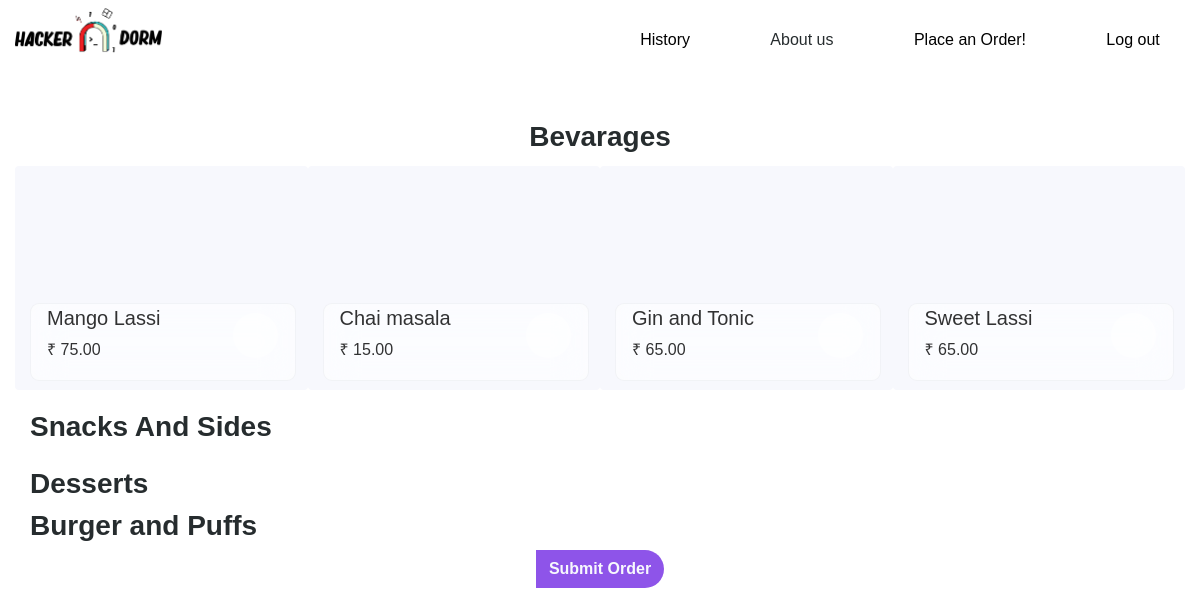
The page /interface/order/ (signed in) on the database as committed earlier.
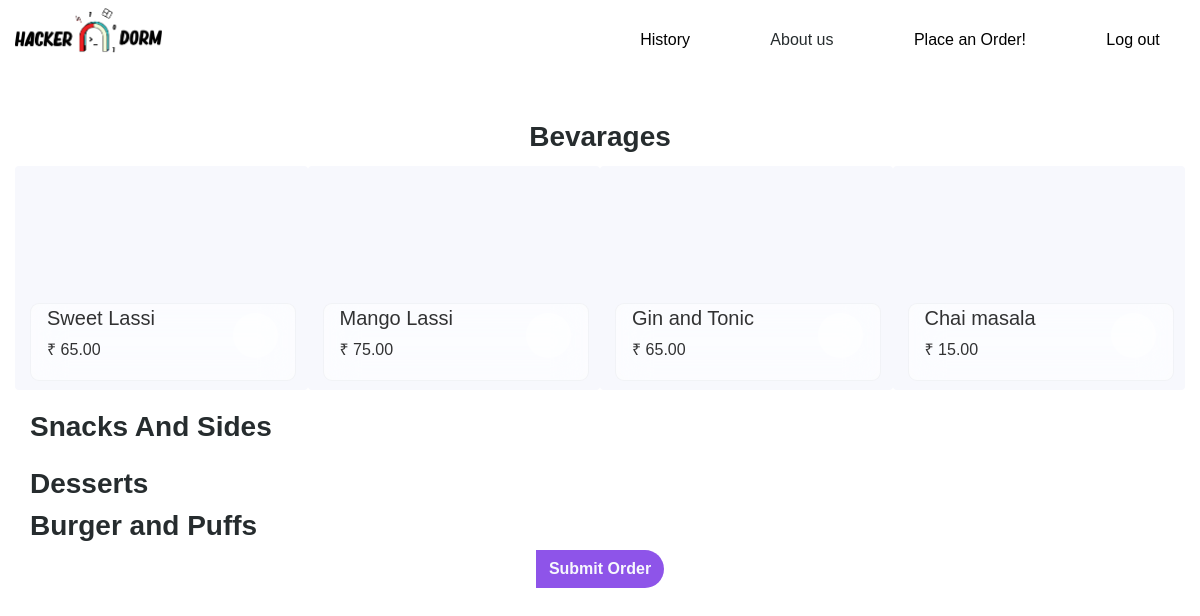
The same page on the database as committed later.
### interface/models.py (models this page shows, shortened)
class MenuItem(models.Model):
    name = models.CharField(max_length=100)
    description = models.TextField()
    image = models.TextField()
    price = models.DecimalField(max_digits=5, decimal_places=2)
    category = models.ManyToManyField('Category', related_name='item')
    no = models.IntegerField(primary_key=True)

### interface/views.py (the view, shortened to what this page needs)
# urls.py: path('order/', views.Order.as_view(), name='order'),
@method_decorator(student_required, name='dispatch')
class Order(LoginRequiredMixin, View):
    def get(self, request, *args, **kwargs):
        beverages = MenuItem.objects.filter(category__name__contains='Beverages')
        snacksandsides = MenuItem.objects.filter(category__name__contains='Snacks and Sides')
        desserts = MenuItem.objects.filter(category__name__contains='Dessert')
        burgers = MenuItem.objects.filter(category__name__contains='Burger')
        context = {
            'beverages': beverages,
            'snacksandsides': snacksandsides,
            'desserts': desserts,
            'burgers': burgers,
        }
        return render(request, 'interface/order.html', context)

### interface/templates/interface/order.html (shortened to what this page needs)
{% extends 'base.html' %}
{% load static %}
{% block content %}
<div class="container " style="background:white; border-radius:44px 44px 0 0; padding-top:1.5rem  ">
     <div class="row">
            <form method="POST">
                <h3 class="mt-3" style="font-weight: 700; text-align:center">Bevarages</h3>
                <div class="row">
                {% for bev in  beverages %}
                <div class="card  col-lg-3 col-md-6 col-sm-3 cardem mx-auto my-1 " style="width: 24rem;height:14rem;border:none;
                 background-image:url({{ bev.image }}); background-repeat: no-repeat; background-size:cover;"  >
                            <div  class="grandma" style=" padding:.1rem 1rem;
                            backdrop-filter: blur(16px) saturate(180%);
                                -webkit-backdrop-filter: blur(16px) saturate(180%);
                                background-color: rgba(255, 255, 255, 0.75);
                                border-radius: 12px;
                                border: 1px solid rgba(209, 213, 219, 0.3);
                             position:absolute;bottom:9px;width:91%; border-radius: 9px">
                              <div class="form-group form-check" style="text-align: center;
                                  position: absolute;
                                  top: 11%;
                                  left: 69%;
                                  z-index:4;
                                  ">
                                  <label class="cor" > <p style="opacity: 0;">hey dejefj</p>
                                      <span class="checkmark"></span>
                                    </label>
                              </div>
                            <h5>{{bev.name}}</h5>
                            <p class=""> &#8377; {{ bev.price }}</p>
                            </div>
                </div>
                {% endfor %}
            </div>
                    <h3 class="mt-3" style="font-weight: 700;">Snacks And Sides</h3>
                    <h3 class="mt-3" style="font-weight: 700;">Desserts</h3>
                    <h3 style="font-weight: 700;">Burger and Puffs</h3>
<center>
                <button type="button" class="btn grekbutton" style="" data-toggle="modal" data-target="#submitModal">Submit Order
                </button>
            </center>
            </form>
        </div>
{% endblock content %}

Rows that differ between the two databases and show on the page:
changed MenuItem "Sweet Lassi": moves up the list
changed MenuItem "Gin and Tonic": moves down the list
